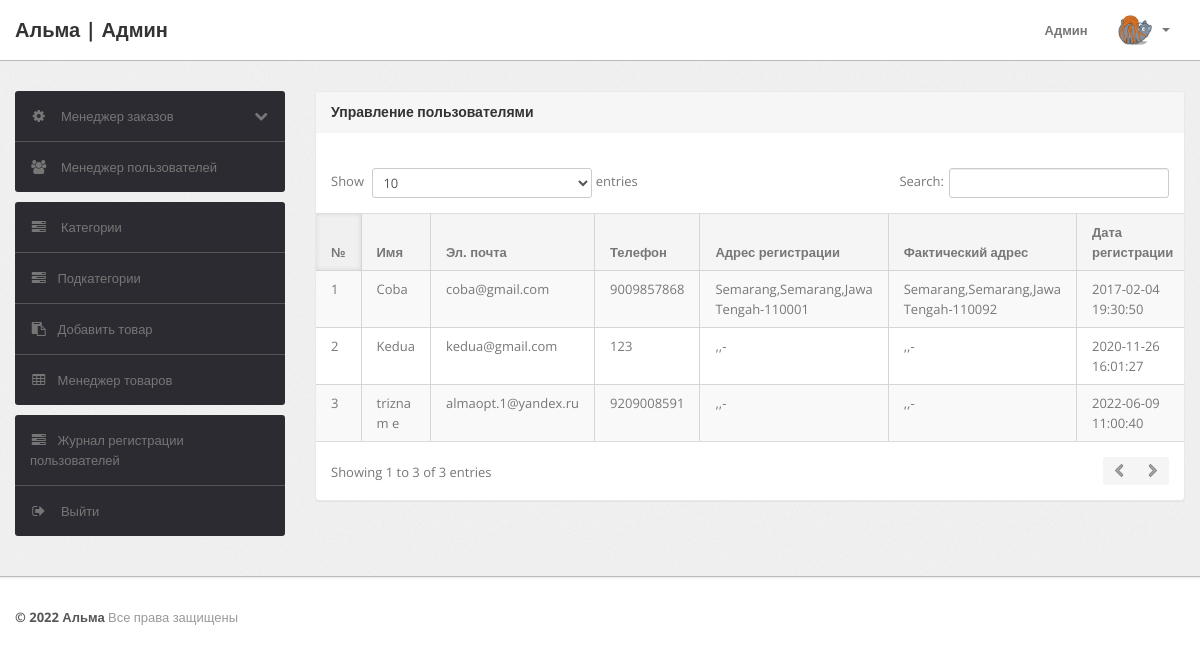
The page /admin/manage-users.php (signed in) on the database its author committed.
### tables this page shows
CREATE TABLE `users` (
  `id` int(11) NOT NULL,
  `name` varchar(255) DEFAULT NULL,
  `email` varchar(255) DEFAULT NULL,
  `contactno` bigint(11) DEFAULT NULL,
  `password` varchar(255) DEFAULT NULL,
  `shippingAddress` longtext,
  `shippingState` varchar(255) DEFAULT NULL,
  `shippingCity` varchar(255) DEFAULT NULL,
  `shippingPincode` int(11) DEFAULT NULL,
  `billingAddress` longtext,
  `billingState` varchar(255) DEFAULT NULL,
  `billingCity` varchar(255) DEFAULT NULL,
  `billingPincode` int(11) DEFAULT NULL,
  `regDate` timestamp NOT NULL DEFAULT CURRENT_TIMESTAMP,
  `updationDate` varchar(255) DEFAULT NULL
);

### admin/manage-users.php (the view, shortened to what this page needs)
<?php
include('include/config.php');
if(strlen($_SESSION['alogin'])==0)
	{
header('location:index.php');
}
else{
?>
<!DOCTYPE html>
<html lang="ru">
<head>
	<link type="text/css" href="bootstrap/css/bootstrap.min.css" rel="stylesheet">
	<link type="text/css" href="bootstrap/css/bootstrap-responsive.min.css" rel="stylesheet">
	<link type="text/css" href="css/theme.css" rel="stylesheet">
	<link type="text/css" href="images/icons/css/font-awesome.css" rel="stylesheet">
</head>
<body>
<?php include('include/header.php');?>
	<div class="wrapper">
		<div class="container">
			<div class="row">
<?php include('include/sidebar.php');?>
			<div class="span9">
					<div class="content">
	<div class="module">
							<div class="module-head">
								<h3>Управление пользователями</h3>
							</div>
							<div class="module-body table">
									<br />
								<table cellpadding="0" cellspacing="0" border="0" class="datatable-1 table table-bordered table-striped	 display" width="100%">
									<thead>
										<tr>
											<th>№</th>
											<th> Имя</th>
											<th>Эл. почта </th>
											<th>Телефон</th>
											<th>Адрес регистрации</th>
											<th>Фактический адрес </th>
											<th>Дата регистрации</th>
										</tr>
									</thead>
									<tbody>
<?php $query=mysqli_query($con,"select * from users");
$cnt=1;
while($row=mysqli_fetch_array($query))
{
?>
										<tr>
											<td><?php echo htmlentities($cnt);?></td>
											<td><?php echo htmlentities($row['name']);?></td>
											<td><?php echo htmlentities($row['email']);?></td>
											<td> <?php echo htmlentities($row['contactno']);?></td>
											<td><?php echo htmlentities($row['shippingAddress'].",".$row['shippingCity'].",".$row['shippingState']."-".$row['shippingPincode']);?></td>
											<td><?php echo htmlentities($row['billingAddress'].",".$row['billingCity'].",".$row['billingState']."-".$row['billingPincode']);?></td>
											<td><?php echo htmlentities($row['regDate']);?></td>
										<?php $cnt=$cnt+1; } ?>
								</table>
							</div>
						</div>
					</div>
				</div>
			</div>
		</div>
	</div>
<?php include('include/footer.php');?>
</body>
<?php } ?>

### admin/css/theme.css (style rules this page uses)
body { font-size: 13px; font-family: 'Open Sans', Arial, sans-serif; background: #fff; color: #777 }
h1, h2, h3, h4, h5, h6 { color: #333; margin-top: 0 }
h3 { font-size: 20px }
.wrapper { background: url(../images/bg.png) #eee; border-bottom: 1px solid #bbb; -webkit-box-shadow: 0 1px 2px rgba(0,0,0,0.1); -moz-box-shadow: 0 1px 2px rgba(0,0,0,0.1); box-shadow: 0 1px 2px rgba(0,0,0,0.1); padding: 30px 0 }
.module { background: #fff; -webkit-border-radius: 3px; -moz-border-radius: 3px; border-radius: 3px; border: 1px solid #ccc; border-bottom-color: #bbb; -webkit-box-shadow: 0 0 1px rgba(0,0,0,0.2); -moz-box-shadow: 0 0 1px rgba(0,0,0,0.2); box-shadow: 0 0 1px rgba(0,0,0,0.2); margin-bottom: 30px }
.table { margin-bottom: 0 }
.table th, .table td { border-color: #d5d5d5!important }
.table-bordered thead:first-child tr:first-child>th:first-child, .table-bordered tbody:first-child tr:first-child>td:first-child { -webkit-border-top-left-radius: 2px; -moz-border-radius-topleft: 2px; border-top-left-radius: 2px }
.table-bordered thead:first-child tr:first-child>th:last-child, .table-bordered tbody:first-child tr:first-child>td:last-child { -webkit-border-top-right-radius: 2px; -moz-border-radius-topright: 2px; border-top-right-radius: 2px }
.table-bordered thead:last-child tr:last-child>th:first-child, .table-bordered tbody:last-child tr:last-child>td:first-child, .table-bordered tfoot:last-child tr:last-child>td:first-child { -webkit-border-bottom-left-radius: 2px; -moz-border-radius-bottomleft: 2px; border-bottom-left-radius: 2px }
.table-bordered thead:last-child tr:last-child>th:last-child, .table-bordered tbody:last-child tr:last-child>td:last-child, .table-bordered tfoot:last-child tr:last-child>td:last-child { -webkit-border-bottom-right-radius: 2px; -moz-border-radius-bottomright: 2px; border-bottom-right-radius: 2px }
.module { box-shadow: 0 0 3px rgba(0,0,0,.1); border-color: #e9e9e9; margin-bottom: 20px; background-color: #fff; border-radius: 4px; -webkit-box-shadow: 0 1px 1px rgba(0,0,0,.05); box-shadow: 0 1px 1px rgba(0,0,0,.05); }
.module-head { color: #767676; background-color: #f6f6f6; border-color: #e9e9e9; padding: 10px 15px; border-bottom: 1px solid transparent; border-top-right-radius: 3px; border-top-left-radius: 3px; }
.module-head h3 { font-size: 14px; line-height: 20px; height: 20px; margin: 0 }
.module-body { padding: 15px }
.module-body.table { padding: 15px 0 }
.module-body.table .table th, .module-body.table .table td { padding-left: 15px; padding-right: 15px }
.dataTables_wrapper table th { background: #f5f5f5; cursor: pointer }
.dataTables_wrapper table th.sorting_asc, .dataTables_wrapper table th.sorting_desc { background: #f0f0f0; -webkit-box-shadow: 0 0 5px rgba(0,0,0,0.1) inset; -moz-box-shadow: 0 0 5px rgba(0,0,0,0.1) inset; box-shadow: 0 0 5px rgba(0,0,0,0.1) inset }
.dataTables_wrapper .table-bordered { -webkit-border-radius: 0; -moz-border-radius: 0; border-radius: 0; border-left: 0; border-right: 0 }
.dataTables_wrapper .table-bordered thead tr>th:first-child, .dataTables_wrapper .table-bordered tbody tr>td:first-child, .dataTables_wrapper .table-bordered tfoot tr>td:first-child, .dataTables_wrapper .table-bordered tfoot tr>th:first-child { border-left: 0 }
.dataTables_wrapper .table-bordered thead:first-child tr:first-child>th:first-child, .dataTables_wrapper .table-bordered tbody:first-child tr:first-child>td:first-child { -webkit-border-top-left-radius: 0; -moz-border-radius-topleft: 0; border-top-left-radius: 0 }
.dataTables_wrapper .table-bordered thead:first-child tr:first-child>th:last-child, .dataTables_wrapper .table-bordered tbody:first-child tr:first-child>td:last-child { -webkit-border-top-right-radius: 0; -moz-border-radius-topright: 0; border-top-right-radius: 0 }
.dataTables_wrapper .table-bordered thead:last-child tr:last-child>th:first-child, .dataTables_wrapper .table-bordered tbody:last-child tr:last-child>td:first-child, .dataTables_wrapper .table-bordered tfoot:last-child tr:last-child>td:first-child { -webkit-border-bottom-left-radius: 0; -moz-border-radius-bottomleft: 0; border-bottom-left-radius: 0 }
.dataTables_wrapper .table-bordered thead:last-child tr:last-child>th:last-child, .dataTables_wrapper .table-bordered tbody:last-child tr:last-child>td:last-child, .dataTables_wrapper .table-bordered tfoot:last-child tr:last-child>td:last-child { -webkit-border-bottom-right-radius: 0; -moz-border-radius-bottomright: 0; border-bottom-right-radius: 0 }

### rows shown on the page
users: name "Coba", email "coba@gmail.com", contactno "9009857868", shippingAddress+shippingCity+shippingState "Semarang,Semarang,Jawa Tengah-110001", billingAddress+billingCity+billingState "Semarang,Semarang,Jawa Tengah-110092", regDate "2017-02-04 19:30:50"
users: name "Kedua", email "kedua@gmail.com", contactno "123", shippingAddress+shippingCity+shippingState ",,-", billingAddress+billingCity+billingState ",,-", regDate "2020-11-26 16:01:27"
users: name "trizna m e", email "almaopt.1@yandex.ru", contactno "9209008591", shippingAddress+shippingCity+shippingState ",,-", billingAddress+billingCity+billingState ",,-", regDate "2022-06-09 11:00:40"
